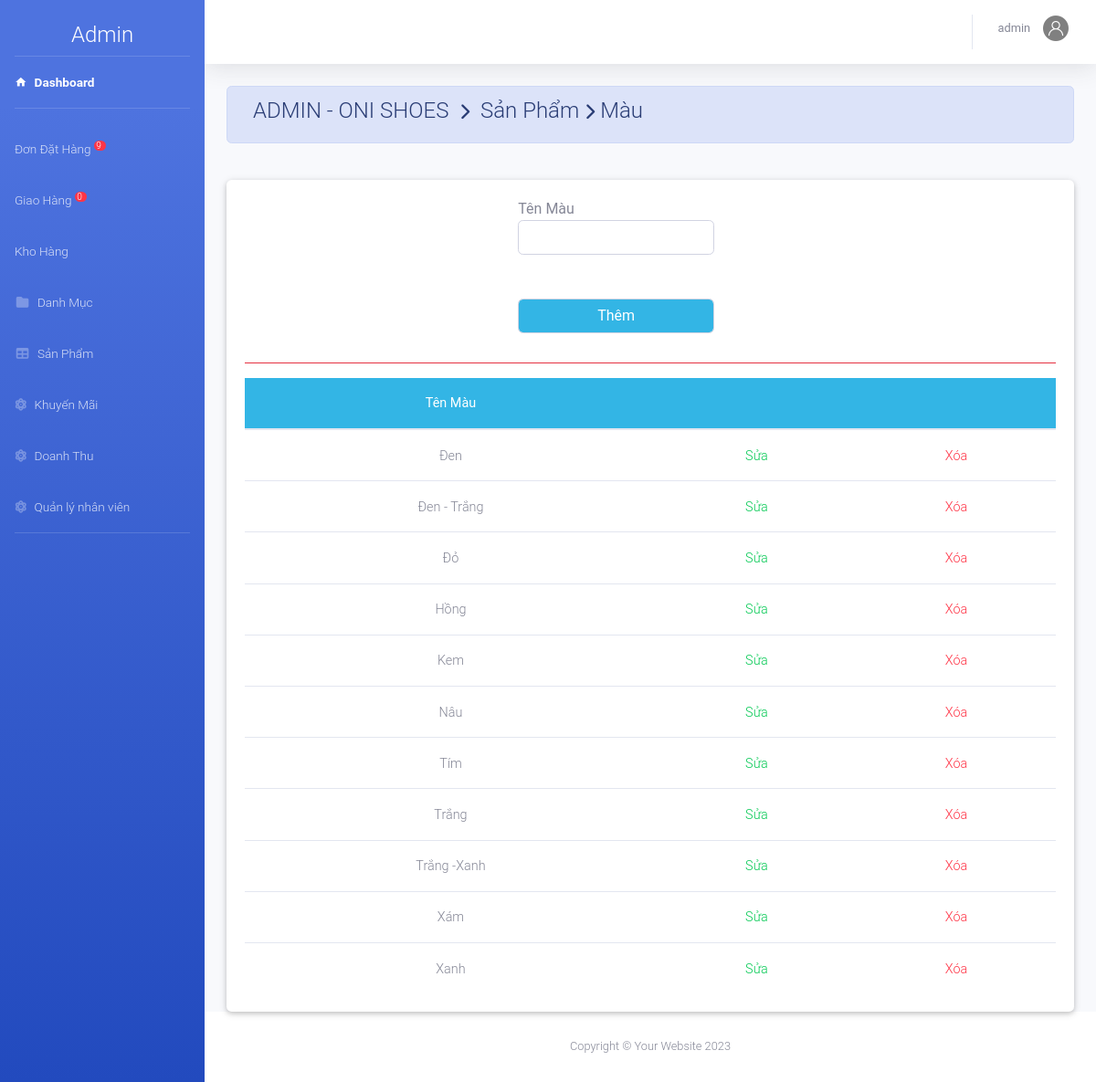
The app's page /Faship/admin/index.php?action=mau&view=them (signed in) with its own data.
### tables this page shows
CREATE TABLE `mau` (
  `MaMau` varchar(50) NOT NULL DEFAULT 'none'
);

### Faship/admin/mau/mau.php (the view, shortened to what this page needs)
<?php
	$sql="select * from Mau ";
	$rs=mysqli_query($conn,$sql);
?>
<div class="container-fluid">
	<div class=" alert alert-primary">
	  <h4 class="page-title">
	     ADMIN - ONI SHOES &#160;<i class="fas fa-chevron-right" style="font-size: 18px"></i>&#160; Sản Phẩm&#160;<i class="fas fa-chevron-right" style="font-size: 18px"></i>&#160;Màu </h4>
	</div><br>
<div class="card">
		<div class="card-body">
<?php include_once('main.php')?>
<table class="table table-hover m-auto text-center" style="font-size: 13px;">
	<thead class="badge-info">
		<tr>
			<th>Tên Màu</th><th colspan="2"></th>
		</tr>
	</thead>
	<tbody>
 <?php $so=0;
	 while ($row=mysqli_fetch_array($rs)) { ?>
		<tr>
			<td><?php echo $row['MaMau']; ?></td>
			<td><a class="text-success"  href="index.php?action=mau&view=suamau&mamau=<?php echo $row['MaMau']; ?>" >Sửa</a></td>
			<td><a class="text-danger"  href="mau/main.php?view=xoamau&mamau=<?php echo $row['MaMau']; ?>" >Xóa</a></td>
		</tr>
 <?php	} ?>
	</tbody>
</table>
</div></div></div>

### records on screen
mau: MaMau "Đen"
mau: MaMau "Đen - Trắng"
mau: MaMau "Đỏ"
mau: MaMau "Hồng"
mau: MaMau "Kem"
mau: MaMau "Nâu"
mau: MaMau "Tím"
mau: MaMau "Trắng"
mau: MaMau "Trắng -Xanh"
mau: MaMau "Xám"
mau: MaMau "Xanh"

### other values on screen
$dem "9"
$dem "0"
$nv['TenNV'] "admin"
